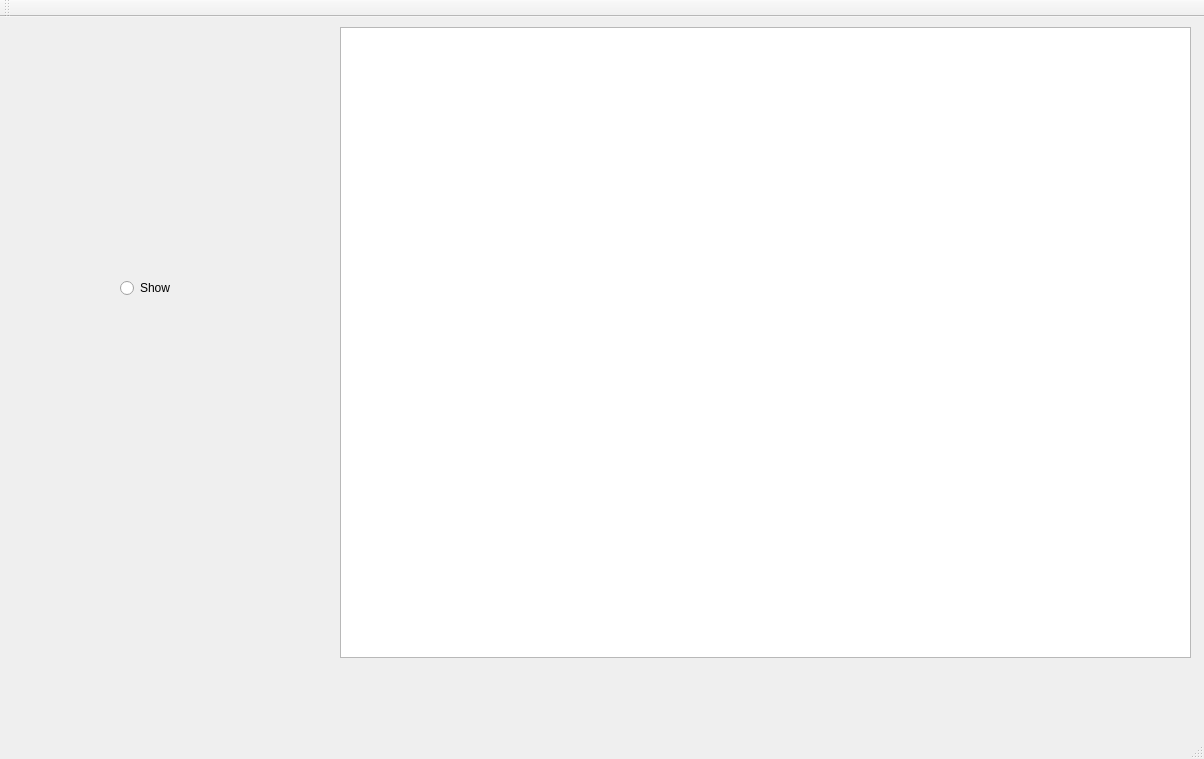
<?xml version="1.0" encoding="UTF-8"?>
<ui version="4.0">
 <class>MainWindow</class>
 <widget class="QMainWindow" name="MainWindow">
  <property name="geometry">
   <rect>
    <x>0</x>
    <y>0</y>
    <width>1204</width>
    <height>759</height>
   </rect>
  </property>
  <property name="windowTitle">
   <string>MainWindow</string>
  </property>
  <widget class="QWidget" name="centralWidget">
   <widget class="PlotWidget" name="graphicsView">
    <property name="geometry">
     <rect>
      <x>340</x>
      <y>10</y>
      <width>851</width>
      <height>631</height>
     </rect>
    </property>
   </widget>
   <widget class="QRadioButton" name="radioButton">
    <property name="geometry">
     <rect>
      <x>120</x>
      <y>260</y>
      <width>104</width>
      <height>22</height>
     </rect>
    </property>
    <property name="text">
     <string>Show</string>
    </property>
   </widget>
  </widget>
  <widget class="QMenuBar" name="menuBar">
   <property name="geometry">
    <rect>
     <x>0</x>
     <y>0</y>
     <width>1204</width>
     <height>30</height>
    </rect>
   </property>
  </widget>
  <widget class="QToolBar" name="mainToolBar">
   <attribute name="toolBarArea">
    <enum>TopToolBarArea</enum>
   </attribute>
   <attribute name="toolBarBreak">
    <bool>false</bool>
   </attribute>
  </widget>
  <widget class="QStatusBar" name="statusBar"/>
 </widget>
 <layoutdefault spacing="6" margin="11"/>
 <customwidgets>
  <customwidget>
   <class>PlotWidget</class>
   <extends>QGraphicsView</extends>
   <header>pyqtgraph</header>
  </customwidget>
 </customwidgets>
 <resources/>
 <connections/>
</ui>
